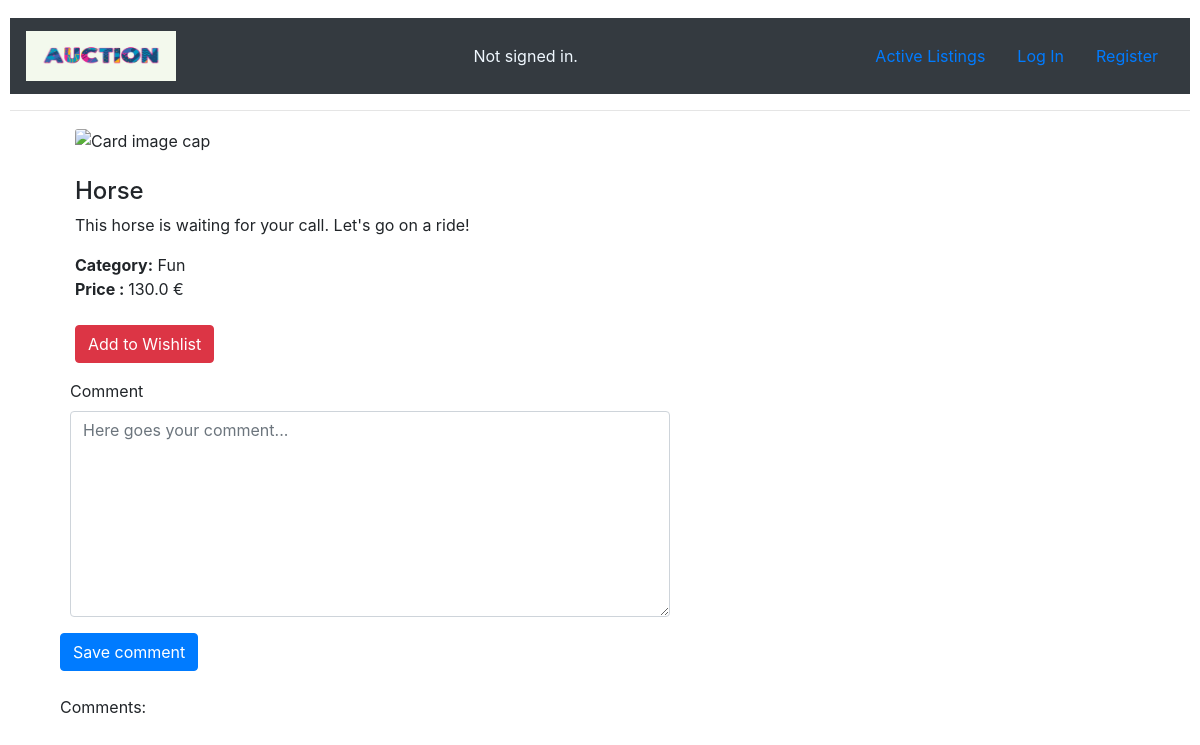
The app's page /details/12, older data.
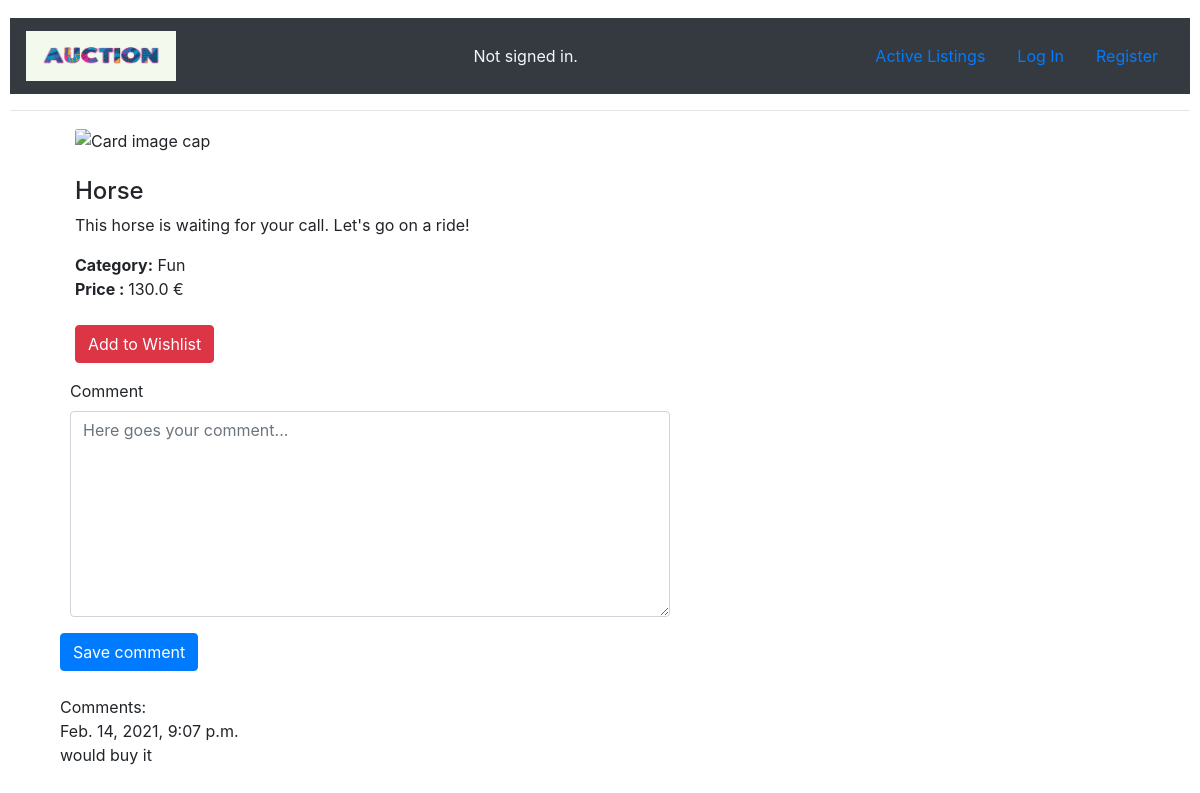
The same page, newer data.
### auctions/models.py (models this page shows)
class Comment(models.Model):
    comment =  models.CharField(max_length=300)
    time = models.DateTimeField(auto_now_add=True)
    item = models.ForeignKey(AuctionListing, default=None, null=True, blank=True, on_delete=models.DO_NOTHING)
    user = models.ForeignKey(User, null=True, blank=True, on_delete=models.DO_NOTHING)

### auctions/views.py (the view)
# urls.py: path("details/<int:item_id>", views.details, name="details"),
def details(request, item_id):
    item = AuctionListing.objects.get(pk=item_id)
    form = CommentForm()
    comments = Comment.objects.filter(item=item_id)
    return render(request, "auctions/details.html", {
        "item": item, "form": form, "comments":comments
    })

### auctions/views.py
class CommentForm(forms.ModelForm):
    class Meta:
        model = Comment
        exclude = ['time']
        widgets = {
            'comment': Textarea(attrs={'cols': 100, 'rows': 8}),
        }
    def __init__(self, *args, **kwargs):
        super().__init__(*args, **kwargs)
        self.fields['comment'].required = False
        self.fields["comment"].widget.attrs["placeholder"] = "Here goes your comment..."
        self.helper = FormHelper()
        self.helper.layout = Layout(
            Row(
            'comment', css_class='form-group col-md-7 mb-0',
            ),
            Submit('submit', 'Save comment')
        )

### auctions/templates/auctions/details.html (shortened to what this page needs)
{% extends "auctions/layout.html" %}
{% load crispy_forms_tags%}
{% block body %}
    <div class="container bootdey">
        <div class="col-md-12">
        <section class="panel">
              <div class="panel-body">
                  <div class="col-md-6">
                    {% if item.image %}
                      <div class="pro-img-list">
                        <img class="card-img-top" src={{ item.image }} alt="Card image cap">
                      </div>
                      {% else %}
                        {% load static %}
                    {% endif %}
                  </div>
                  <br>
                  <div class="col-md-6">
                      <h4 class="pro-d-title">
                        {{item.item}}
                      </h4>
                      <p>
                        {{item.description}}
                      </p>
                      <div class="product_meta">
                          <span class="posted_in"> <strong>Category:</strong> {{item.category}} </span>
                      </div>
                      <div class="m-bot15"> <strong>Price : </strong> <span class="pro-price"> {{item.price}} €</span></div>
                      <br>
                      <p>
                          <button class="btn btn-round btn-danger" type="button"> Add to Wishlist</button>
                      </p>
                  </div>
                  <form action="{% url 'comment' item.id %}" autocomplete="off" method="post">
                    {% crispy form %}
                    <br>
                </form>
                Comments:
                <br>
                {% for comment in comments%}
                {{comment.time}}  {{coment.user}}
                <br>
                {{comment.comment}}
                <br>
                <br>
                {% endfor %}
              </div>
          </section>
          </div>
          </div>
{% endblock %}

Row changes from the older to the newer data that the page shows:
added Comment: time "Feb. 14, 2021, 9:07 p.m.", comment "would buy it"
